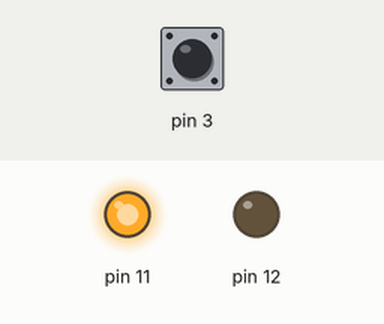
This sketch was run on a simulated Arduino Uno, built with avr-gcc and run on an emulated ATmega328P. Parts: output pins drawn as LEDs (lit = HIGH). The inputs (shaded band) are chosen by the test bench; at power-on: pin 3 HIGH.

Above: at 1.2 s.
1.3 s: pin 3 pulled LOW for 0.25 s
At 1.5 s:
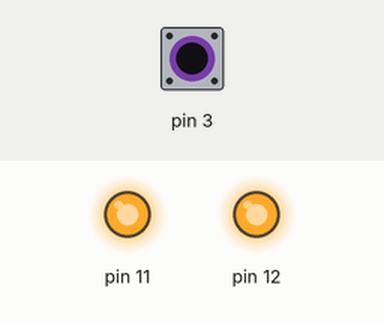
3.1 s: pin 3 pulled LOW for 3.2 s
At 7.1 s:
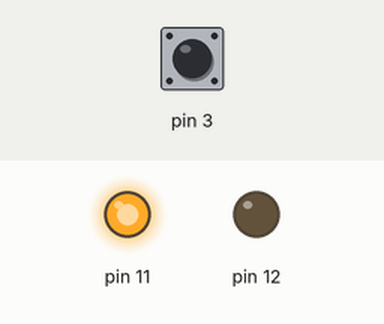
Timing chart, 0 to 8.6 s (numbered marks = the images above; inputs shaded):
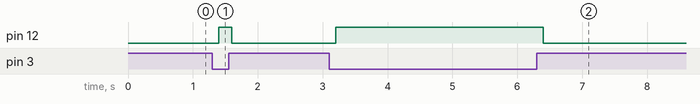

Measured:
- after the input at 1.3 s, pin 12: LOW → HIGH after 0.10 s, → LOW 0.20 s later
- after the input at 3.1 s, pin 12: LOW → HIGH after 0.10 s, → LOW 3.2 s later

The sketch:

PumpControl.ino
```cpp
void setup(){
 Serial.begin(9600);
  pinMode(3,INPUT_PULLUP);
  pinMode(12,OUTPUT);
  pinMode(11,OUTPUT);
  digitalWrite(11,HIGH);
}
int returnbutton;
void loop(){
  returnbutton = digitalRead(3);
  if(returnbutton == 0){
   digitalWrite(12,HIGH);
  }
  else{
   digitalWrite(12,LOW);
  }
  delay(200);
}
```
